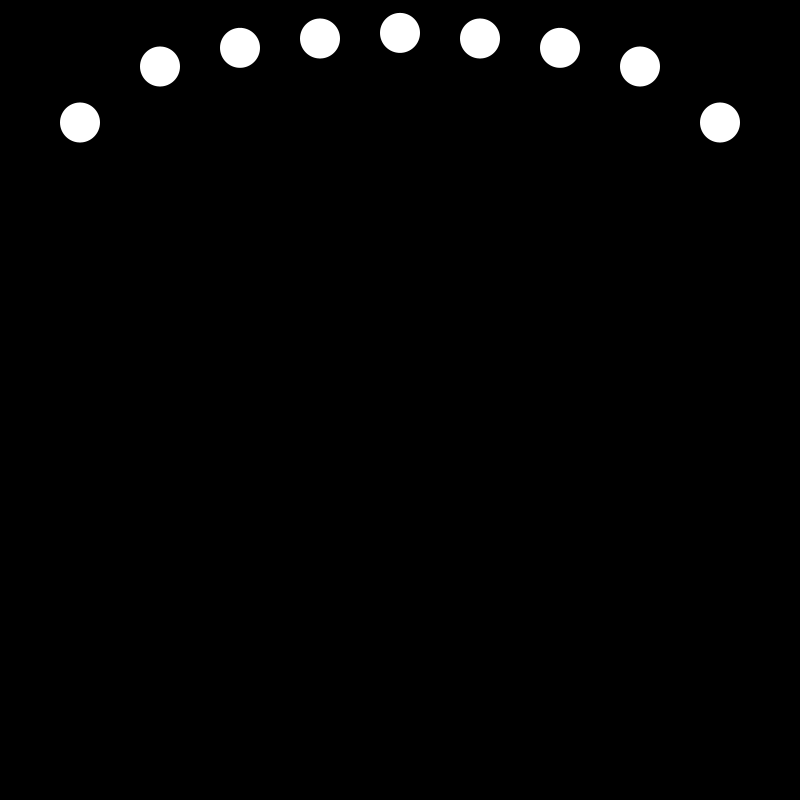
Frame 1 (no input)
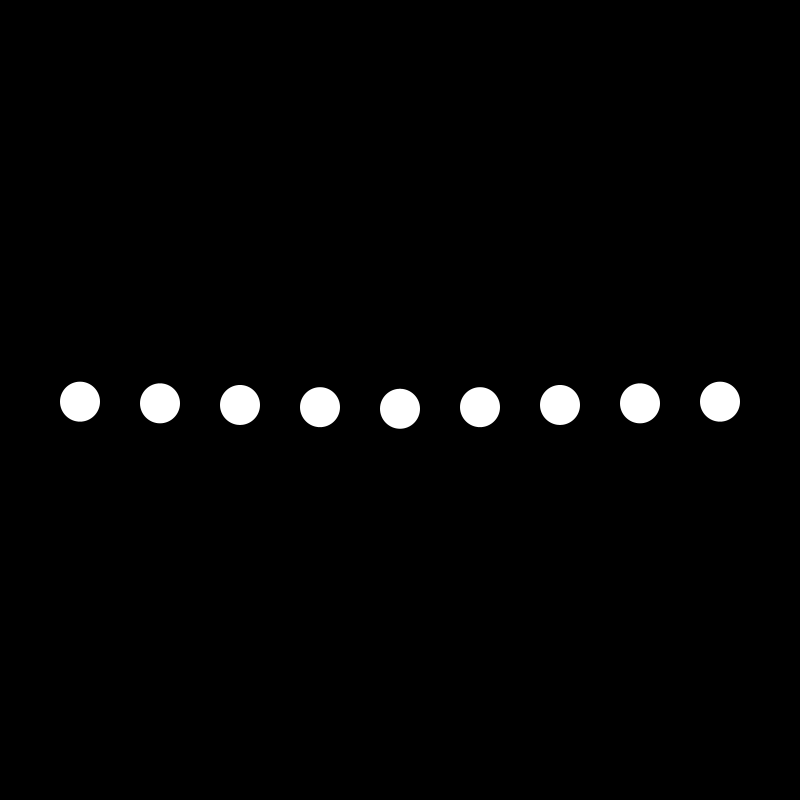
Frame 60 (the mouse pressed at the canvas centre just before this capture)
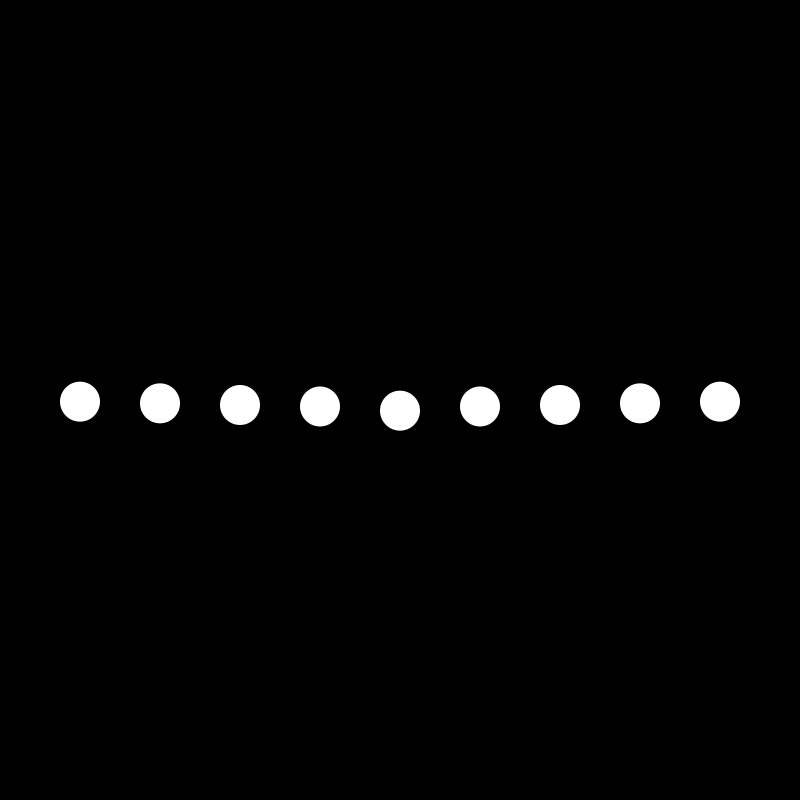
Frame 120 (the mouse held since frame 60 and released just before this capture)

The Processing sketch that drew these frames (run headless with seeded random() and noise(); from frame 60 on, the mouse is pressed at the canvas centre):

// Processing sketch: sketch_6_4
// ── sketch_6_4.pde
Ball [] balls1 = new Ball[11];

void setup() {
  size(800, 800);
  smooth();
  for (int i = 0; i<=5; i++) {
    balls1[i] = new Ball(0.5*i, 800-80*i);
  }
  for (int i = 6; i<11; i++) {
    balls1[i] = new Ball(0.5*(i-6), 80*(i-6));
  }
}

void draw() {
  background(0);
  for (int i = 0; i < 11; i++) {
    balls1[i].display();
  }
}

void mousePressed() {
  for (int i = 0; i < 11; i++) {
    balls1[i].mouse();
  }
}

// ── Ball.pde
class Ball {

  float mass; //mass
  float b = .4; //fluid resistance constant
  float g = 0.5; //acceleration due to gravity
  float accel = 0; //initial acceleration value
  float velocity = 10; // initial y velocity (downwards is positive)
  float yPos = 0; //initial y-position
  float c = 0.15; //spring constant
  float xPos;
  Ball(float initMass, float initX) {
    mass = initMass;
    xPos = initX;
  }

  void display() {
    accel = (g - (b/mass)*velocity-(c/mass)*(yPos-height/2));
    velocity += accel;
    yPos += velocity;
    fill(255);
    noStroke();
    ellipse(xPos, yPos, 40, 40);
  }
  void mouse() {
    velocity = 120;
  }
}
